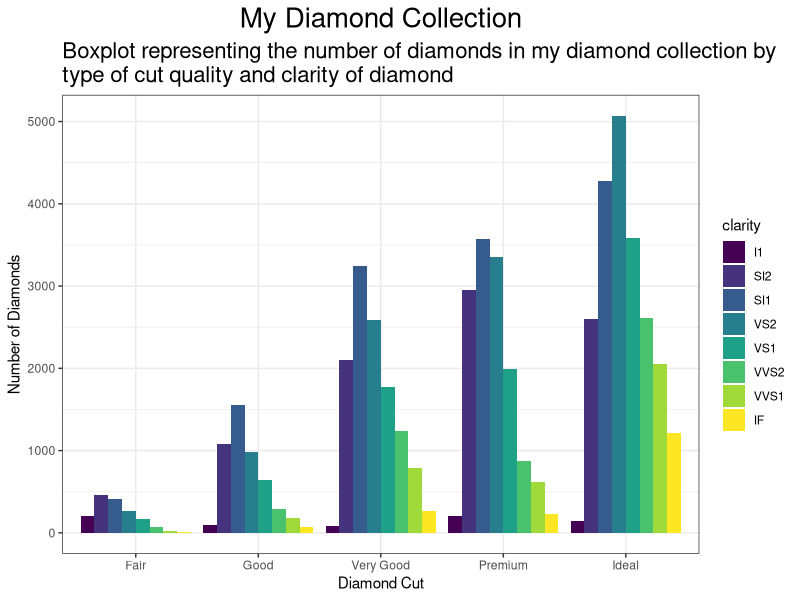
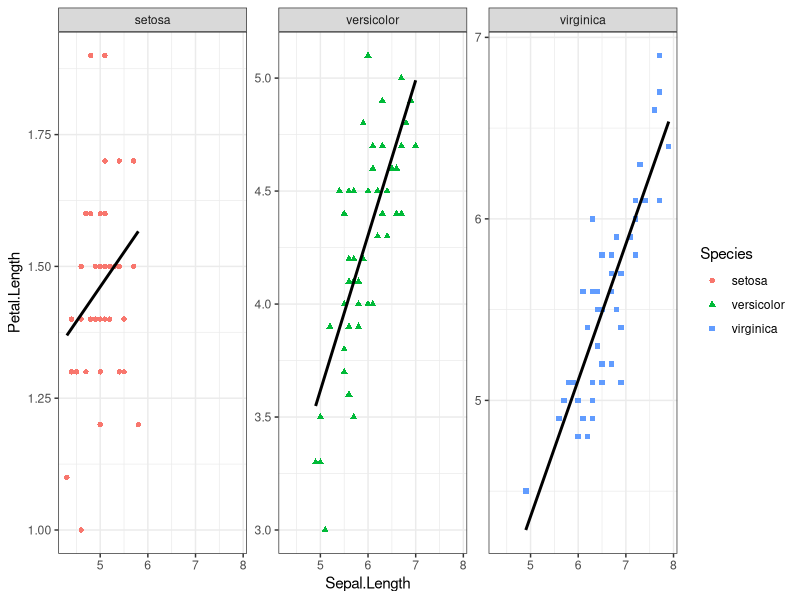
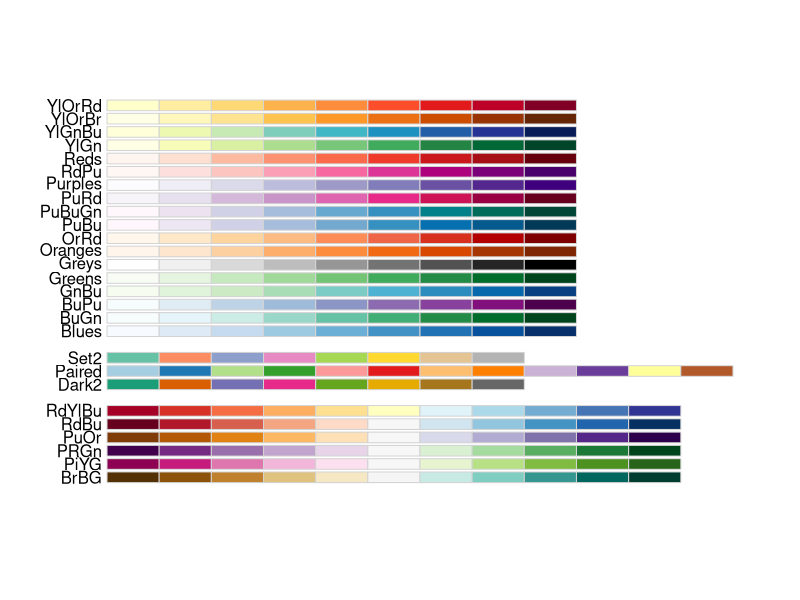

These figures' R source, in order:
## ---- chunk 1
knitr::opts_chunk$set(echo = FALSE)
## ---- chunk 2
library("ggplot2")
library("magrittr") #so I can do some piping
data("diamonds")
data("mpg")
data("iris")
theme_set(theme_bw()) #I'll give you this one, you can set the theme individually for graphs
#or you can set the theme for all the graphs using theme_set()
#theme_bw() is best theme (IMO)

#for graph 3:
library("ggrepel")


## ---- chunk 3
data("diamonds")
#hint think about the *position* the bars are in...
## ---- chunk 4
diamonds %>% 
  ggplot(aes(x = cut, fill = clarity)) +
  geom_bar(stat = "count", position = "dodge") + # stat argument allows for the y axis to count total number of cases #default of position is #stack, which is not what we want. Dodge will create this staggered looking bar plot
  labs(title = "My Diamond Collection", subtitle = "Boxplot representing the number of diamonds in my diamond collection by \ntype of cut quality and clarity of diamond", x = "Diamond Cut", y = "Number of Diamonds") + # using " \n " causes a line break in the subtitle
  theme(plot.title = element_text(hjust = 0.5, size = 20), plot.subtitle = element_text(size = 16))
#I am struggling to add the rectangle and text over the "Ideal" bars - any advice?
## ---- chunk 5
data("iris")
## ---- chunk 6
iris %>% 
  ggplot(aes(Sepal.Length, Petal.Length, color = Species, shape = Species)) +
  geom_point() +
  facet_wrap(vars(Species), scales = "free_y") + #I tried using scales with facet_grid() first and it did not work. I wonder why?
  geom_smooth(method = "lm",formula = y ~ x, se = FALSE, color = "black") #method = loess (which is the default) does not give the desired line,
#so I changed it to something that did. Do I understand why? No
#I am also not sure how to reorder the species. the "versicolor" facet need to be swapped with the "setosa"
## ---- chunk 7
data("mpg")
corvette <- mpg[mpg$model == "corvette",]
#install
require("ggrepel") #useful for making text annotations better, hint hint
set.seed(42)
## ---- chunk 8

## ---- chunk 9
data(mpg)

#hint for the coloring, colorbrewer and you can set palette colors and make your graphs colorblind friendly
library(RColorBrewer)
display.brewer.all(colorblindFriendly = T) #take a look at the colorblindfriendly options
## ---- chunk 10
